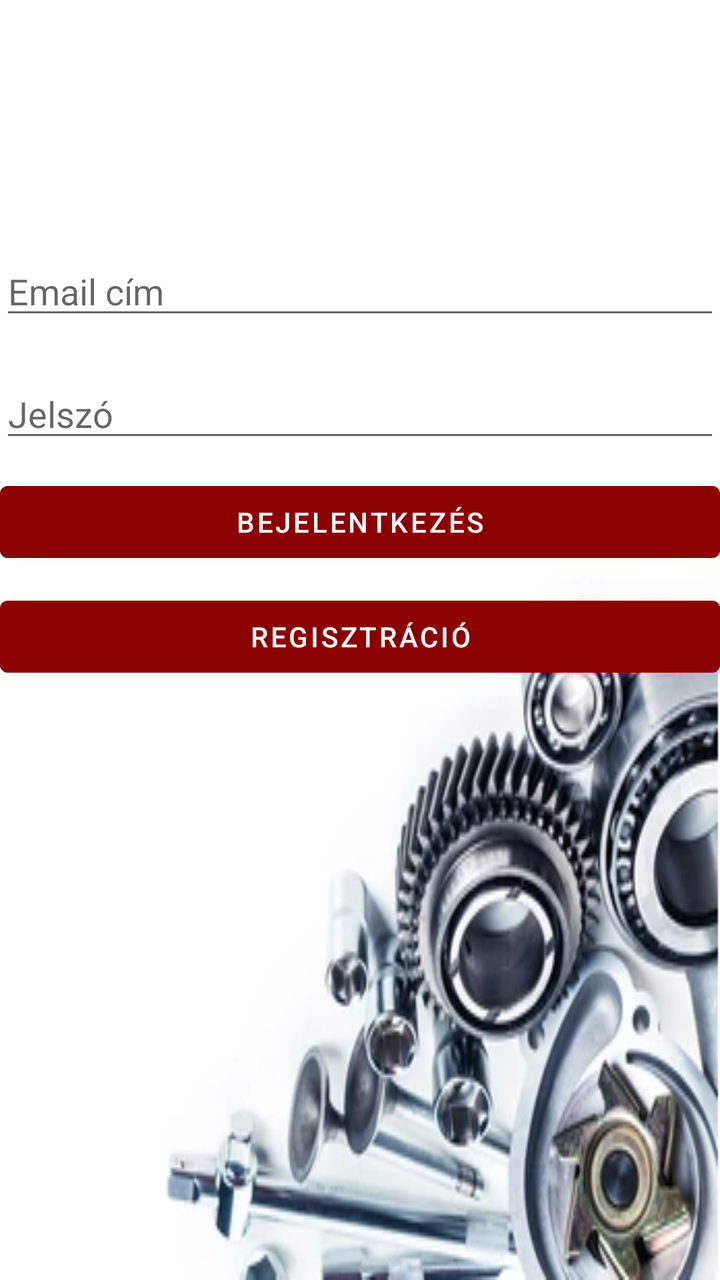
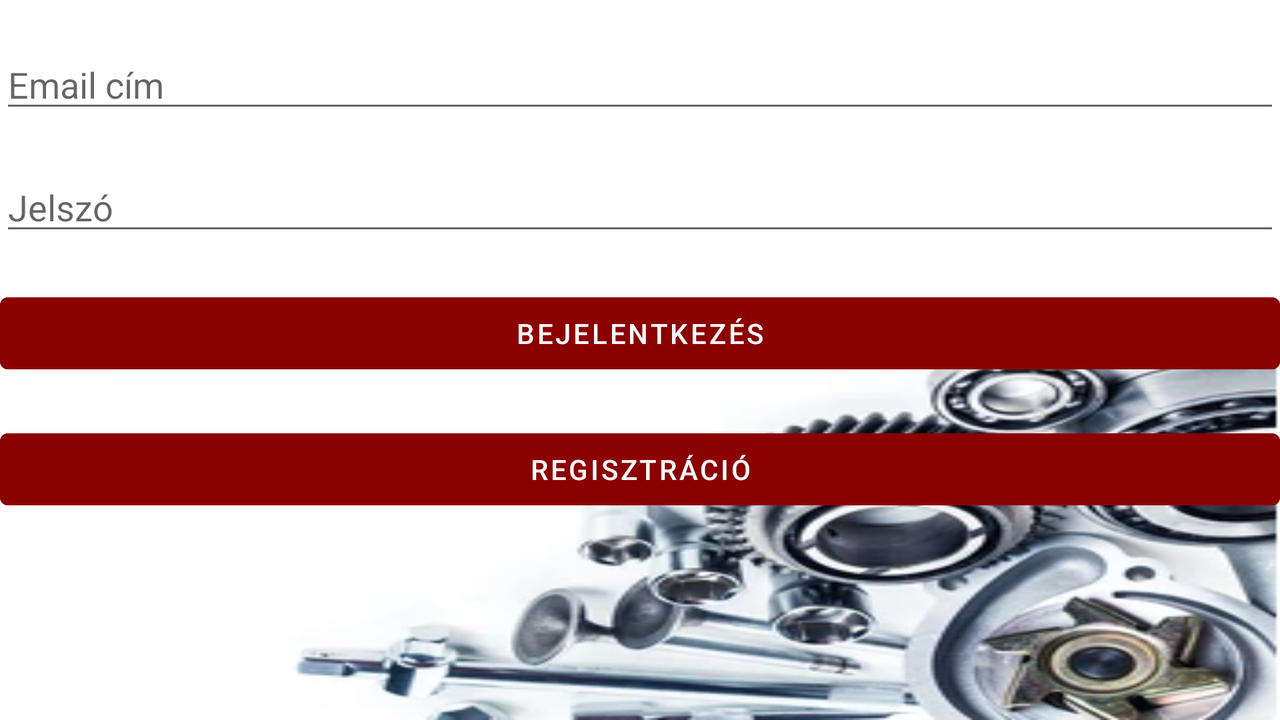

The same Android screen from two of the app's own layout files: first res/layout/ as a phone draws it, then the repository's variant for another configuration, drawn on a device whose configuration selects that folder. Both files follow.
<!-- AndroidManifest.xml: application theme Theme.CarPartsShop -->
<!-- res/layout/activity_main.xml -->
<?xml version="1.0" encoding="utf-8"?>
<androidx.constraintlayout.widget.ConstraintLayout
    xmlns:android="http://schemas.android.com/apk/res/android"
    xmlns:app="http://schemas.android.com/apk/res-auto"
    xmlns:tools="http://schemas.android.com/tools"
    android:layout_width="match_parent"
    android:layout_height="match_parent"
    android:orientation="vertical"

    android:background="@drawable/background"
    tools:context=".MainActivity">

    <EditText
        android:id="@+id/editTextEmail"
        android:layout_width="match_parent"
        android:layout_height="wrap_content"
        android:ems="12"
        android:hint="@string/email_address"
        android:inputType="textEmailAddress"
        app:layout_constraintBottom_toBottomOf="parent"
        app:layout_constraintTop_toTopOf="parent"
        app:layout_constraintVertical_bias="0.206"
        tools:layout_editor_absoluteX="0dp" />

    <EditText
        android:id="@+id/editTextPassword"
        android:layout_width="match_parent"
        android:layout_height="wrap_content"
        android:layout_marginBottom="150dp"
        android:ems="12"
        android:hint="@string/password"
        android:inputType="textPassword"
        app:layout_constraintBottom_toBottomOf="parent"
        app:layout_constraintTop_toBottomOf="@+id/editTextEmail"
        app:layout_constraintVertical_bias="0.07"
        tools:ignore="TouchTargetSizeCheck"
        tools:layout_editor_absoluteX="0dp" />

    <Button
        android:id="@+id/loginButton"
        android:layout_width="0dp"
        android:layout_height="wrap_content"
        android:onClick="login"
        android:text="@string/login"
        app:layout_constraintBottom_toBottomOf="parent"
        app:layout_constraintEnd_toEndOf="parent"
        app:layout_constraintHorizontal_bias="0.3"
        app:layout_constraintStart_toStartOf="parent"
        app:layout_constraintTop_toBottomOf="@+id/editTextPassword"
        app:layout_constraintVertical_bias="0.03"
        android:backgroundTint="@color/custom_red"/>
    <Button
        android:id="@+id/registerButton"
        android:layout_width="0dp"
        android:layout_height="wrap_content"
        android:onClick="register"
        android:text="@string/registration"
        app:layout_constraintBottom_toBottomOf="parent"
        app:layout_constraintEnd_toEndOf="parent"
        app:layout_constraintHorizontal_bias="0.3"
        app:layout_constraintStart_toStartOf="parent"
        app:layout_constraintTop_toBottomOf="@+id/loginButton"
        app:layout_constraintVertical_bias="0.03"
        android:backgroundTint="@color/custom_red"
        />
</androidx.constraintlayout.widget.ConstraintLayout>
<!-- resources referenced by this layout -->
<resources>
  <color name="custom_red"> #8B0000</color>
  <!-- drawable background: png bitmap (drawable, 93703 bytes) -->
  <string name="email_address">Email cím</string>
  <string name="login">Bejelentkezés</string>
  <string name="password">Jelszó</string>
  <string name="registration">Regisztráció</string>
  <style name="Theme.CarPartsShop" parent="Theme.MaterialComponents.DayNight.DarkActionBar">
          
          <item name="colorPrimary">@color/purple_500</item>
          <item name="colorPrimaryVariant">@color/purple_700</item>
          <item name="colorOnPrimary">@color/white</item>
          
          <item name="colorSecondary">@color/teal_200</item>
          <item name="colorSecondaryVariant">@color/teal_700</item>
          <item name="colorOnSecondary">@color/black</item>
          
          <item name="android:statusBarColor" tools:targetApi="l">?attr/colorPrimaryVariant</item>
          
      </style>
  <color name="purple_500">#FF6200EE</color>
  <color name="purple_700">#FF3700B3</color>
  <color name="white">#FFFFFFFF</color>
  <color name="teal_200">#FF03DAC5</color>
  <color name="teal_700">#FF018786</color>
  <color name="black">#FF000000</color>
</resources>
<!-- res/layout-land/activity_main.xml (the repository's variant of the layout above) -->
<!-- drawn on the phone turned sideways -->
<?xml version="1.0" encoding="utf-8"?>
<LinearLayout
    xmlns:android="http://schemas.android.com/apk/res/android"
    xmlns:app="http://schemas.android.com/apk/res-auto"
    xmlns:tools="http://schemas.android.com/tools"
    android:layout_width="match_parent"
    android:layout_height="match_parent"
    android:orientation="vertical"
    tools:context=".MainActivity"
    android:background="@drawable/background">


    <EditText
        android:id="@+id/editTextEmail"
        android:layout_width="match_parent"
        android:layout_height="wrap_content"
        android:hint="@string/email_address"
        android:ems="12"
        android:inputType="textEmailAddress"
        android:layout_marginTop="20dp"
        tools:layout_editor_absoluteX="16dp" />

    <EditText
        android:id="@+id/editTextPassword"
        android:layout_width="match_parent"
        android:layout_height="wrap_content"
        android:hint="@string/password"
        android:ems="12"
        android:inputType="textPassword"
        android:layout_marginTop="20dp"

        tools:layout_editor_absoluteX="42dp"
        />

    <Button
        android:id="@+id/loginButton"
        android:layout_width="match_parent"
        android:layout_height="wrap_content"
        android:layout_marginTop="20dp"
        android:text="@string/login"
        android:onClick="login"
        android:backgroundTint="@color/custom_red"
 />
    <Button
        android:id="@+id/registerButton"
        android:layout_width="match_parent"
        android:layout_height="wrap_content"
        android:layout_marginTop="20dp"
        android:text="@string/registration"
        android:onClick="register"
        android:backgroundTint="@color/custom_red"
        />

</LinearLayout>
